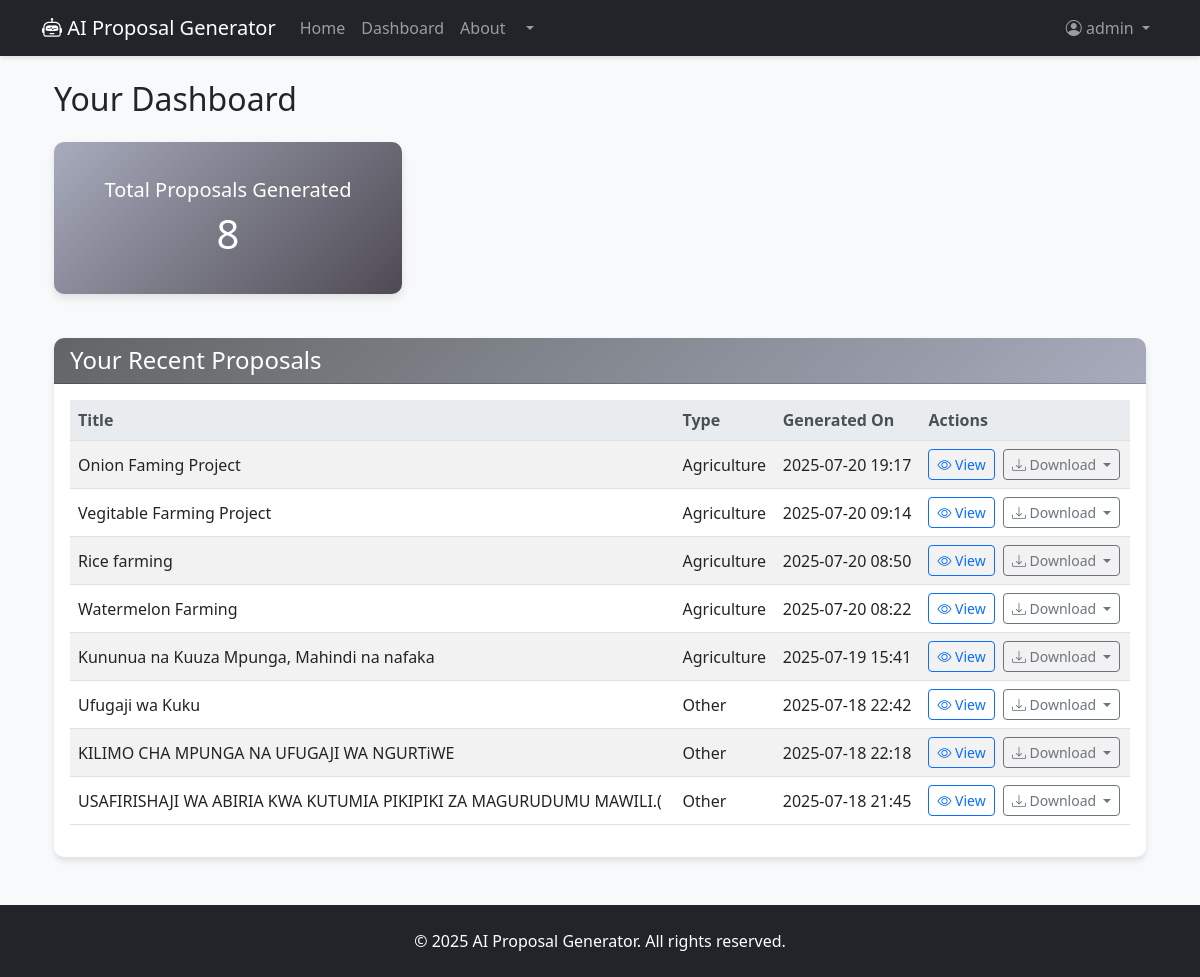
/dashboard (signed in), run on an earlier commit of the app's database.
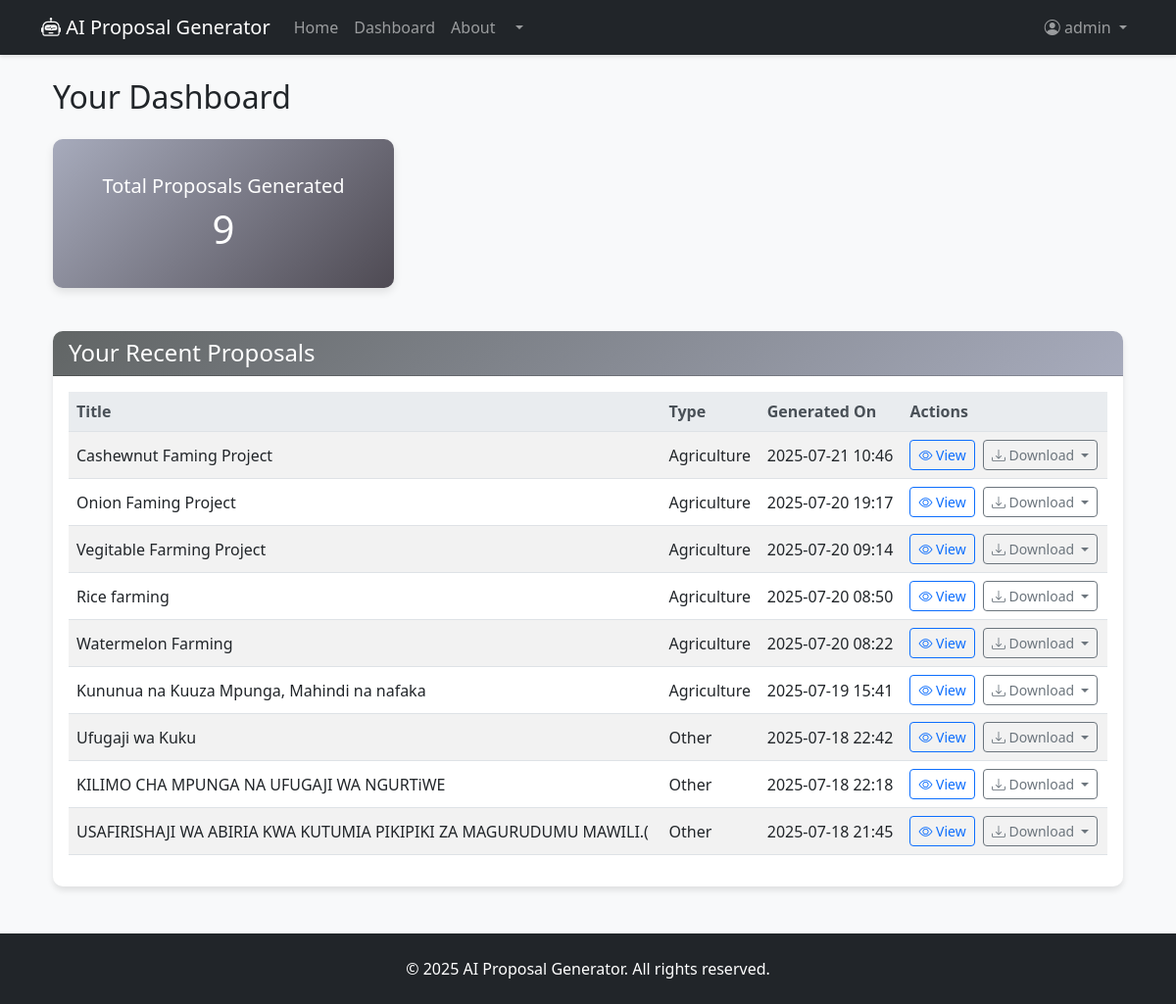
And on a later commit of the database.
### app/models.py (models this page shows, shortened)
class User(db.Model, UserMixin):
    id = db.Column(db.Integer, primary_key=True)
    username = db.Column(db.String(20), unique=True, nullable=False)
    email = db.Column(db.String(120), unique=True, nullable=False)
    password_hash = db.Column(db.String(128))
    proposals = db.relationship('Proposal', backref='author', lazy=True)

class Proposal(db.Model):
    id = db.Column(db.Integer, primary_key=True)
    title = db.Column(db.String(100), nullable=False)
    content = db.Column(db.Text, nullable=False)
    project_type = db.Column(db.String(50))
    generated_at = db.Column(db.DateTime, nullable=False, default=datetime.utcnow)
    user_id = db.Column(db.Integer, db.ForeignKey('user.id'), nullable=False)

### app/main/routes.py (the view)
@main_bp.route('/dashboard')
@login_required
def dashboard():
    proposals = db.session.query(Proposal)\
                  .filter_by(user_id=current_user.id)\
                  .order_by(Proposal.generated_at.desc())\
                  .all()
    return render_template('main/dashboard.html', proposals=proposals)

### app/models.py (called while the page is built)
@login_manager.user_loader
def load_user(user_id):
    return User.query.get(int(user_id))

### app/templates/main/dashboard.html (shortened to what this page needs)
{% extends "main/base.html" %}
{% block content %}
<div class="container mt-4">
    <h2 class="mb-4">Your Dashboard</h2>
    <div class="row mb-4">
        <div class="col-md-4">
            <div class="card bg-primary text-white dashboard-card">
                <div class="card-body">
                    <h5 class="card-title">Total Proposals Generated</h5>
                    <h3 class="card-text">{{ proposals|length }}</h3>
                </div>
            </div>
        </div>
    </div>
    <div class="card">
        <div class="card-header">
            <h4 class="text-white mb-0">Your Recent Proposals</h4>
        </div>
        <div class="card-body">
            {% if proposals %}
            <div class="table-responsive">
                <table class="table table-hover table-striped">
                    <thead>
                        <tr>
                            <th>Title</th>
                            <th>Type</th>
                            <th>Generated On</th>
                            <th>Actions</th>
                        </tr>
                    </thead>
                    <tbody>
                        {% for proposal in proposals %}
                        <tr>
                            <td>{{ proposal.title }}</td>
                            <td>{{ proposal.project_type if proposal.project_type else 'N/A' }}</td>
                            <td>{{ moment(proposal.generated_at).format('YYYY-MM-DD HH:mm') }}</td>
                            <td>
                                <a href="{{ url_for('main.view_proposal', proposal_id=proposal.id) }}"
                                   class="btn btn-sm btn-outline-primary me-1" title="View Proposal">
                                    <i class="bi bi-eye"></i> View
                                </a>
                                <div class="dropdown d-inline-block">
                                    <button class="btn btn-sm btn-outline-secondary dropdown-toggle" type="button" id="downloadDropdown{{ proposal.id }}" data-bs-toggle="dropdown" aria-expanded="false">
                                        <i class="bi bi-download"></i> Download
                                    </button>
                                </div>
                            </td>
                        </tr>
                        {% endfor %}
                    </tbody>
                </table>
            </div>
            {% else %}
            <p class="text-center">You haven't generated any proposals yet. <a href="{{ url_for('main.index') }}">Start generating one now!</a></p>
            {% endif %}
        </div>
    </div>
</div>
{% endblock %}

### app/templates/main/base.html (shortened to what this page needs)
<!DOCTYPE html>
<html lang="en">
<head>
    <link href="https://cdn.jsdelivr.net/npm/bootstrap@5.3.0/dist/css/bootstrap.min.css" rel="stylesheet">
    <link rel="stylesheet" href="https://cdn.jsdelivr.net/npm/bootstrap-icons@1.10.0/font/bootstrap-icons.css">
    <link rel="stylesheet" href="{{ url_for('static', filename='css/style.css') }}">
</head>
<body>
    <nav class="navbar navbar-expand-lg navbar-dark bg-dark mb-4">
        <div class="container">
            <a class="navbar-brand" href="{{ url_for('main.index') }}">
                <i class="bi bi-robot"></i> AI Proposal Generator
            </a>
            <div class="collapse navbar-collapse" id="navbarNav">
                <ul class="navbar-nav me-auto">
                    <li class="nav-item">
                        <a class="nav-link" href="{{ url_for('main.index') }}">Home</a>
                    </li>
                    <li class="nav-item">
                        <a class="nav-link" href="{{ url_for('main.dashboard') }}">Dashboard</a>
                    </li>
                    <li class="nav-item">
                        <a class="nav-link" href="{{ url_for('main.about') }}">About</a>
                    </li>
                    <li class="nav-item dropdown">
                        <a class="nav-link dropdown-toggle" href="#" data-bs-toggle="dropdown">
                        </a>
                    </li>
                </ul>
                <ul class="navbar-nav">
                    {% if current_user.is_authenticated %}
                    <li class="nav-item dropdown">
                        <a class="nav-link dropdown-toggle" href="#" id="navbarDropdown" role="button" data-bs-toggle="dropdown" aria-expanded="false">
                            <i class="bi bi-person-circle"></i> {{ current_user.username }}
                        </a>
                    </li>
                    {% endif %}
                </ul>
            </div>
        </div>
    </nav>
    <main class="container mb-5">
        {% block content %}{% endblock %}
    </main>
    <footer class="bg-dark text-white py-4 mt-5">
        <div class="container text-center">
            <p class="mb-0">&copy; {{ now.year }} AI Proposal Generator. All rights reserved.</p>
        </div>
    </footer>
</body>
</html>

### app/static/CSS/style.css (style rules this page uses)
body { font-family: 'Segoe UI', Tahoma, Geneva, Verdana, sans-serif; background-color: #f8f9fa; color: #212529; }
.navbar { box-shadow: 0 2px 4px rgba(0,0,0,.1); }
.card { border: none; border-radius: 10px; box-shadow: 0 4px 6px rgba(0,0,0,.1); transition: transform 0.3s ease; }
.card-header { border-radius: 10px 10px 0 0 !important; background: linear-gradient(135deg, #616565 0%, #a7abbc 100%); //background: linear-gradient(135deg, #667eea 0%, #764ba2 100%); color: white; }
.dashboard-card { text-align: center; padding: 20px; border-radius: 10px; margin-bottom: 20px; background: linear-gradient(135deg, #a7abbc 0%, #4e4a53 100%); color: white; box-shadow: 0 4px 8px rgba(0,0,0,.1); }
.dashboard-card h3 { font-size: 2.5rem; margin-bottom: 0; }
.table th, .table td { vertical-align: middle; }
.table thead th { background-color: #e9ecef; color: #495057; }

What changed in the data, as far as the page shows it:
added Proposal: title "Cashewnut Faming Project", project_type "Agriculture", generated_at "2025-07-21 10:46"
Also different on the page:
{{ proposals|length }}: "8" → "9"
